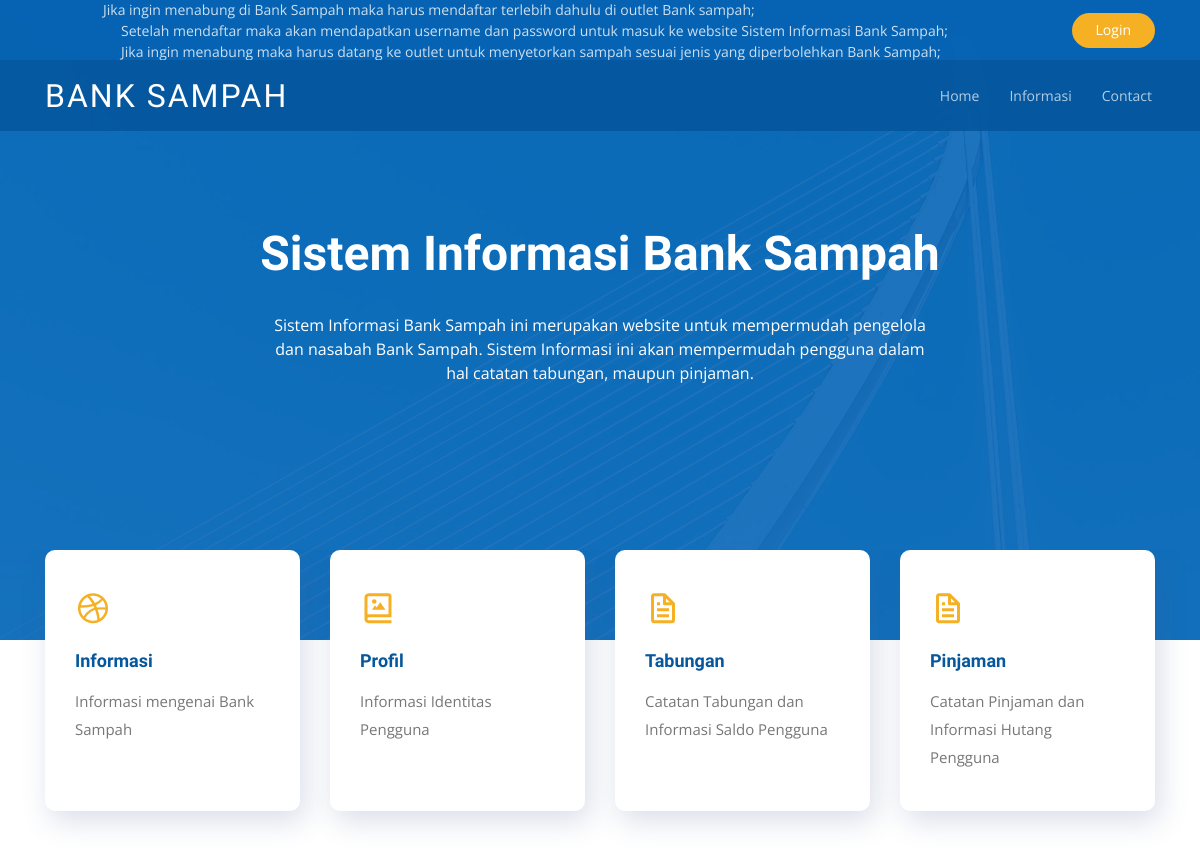
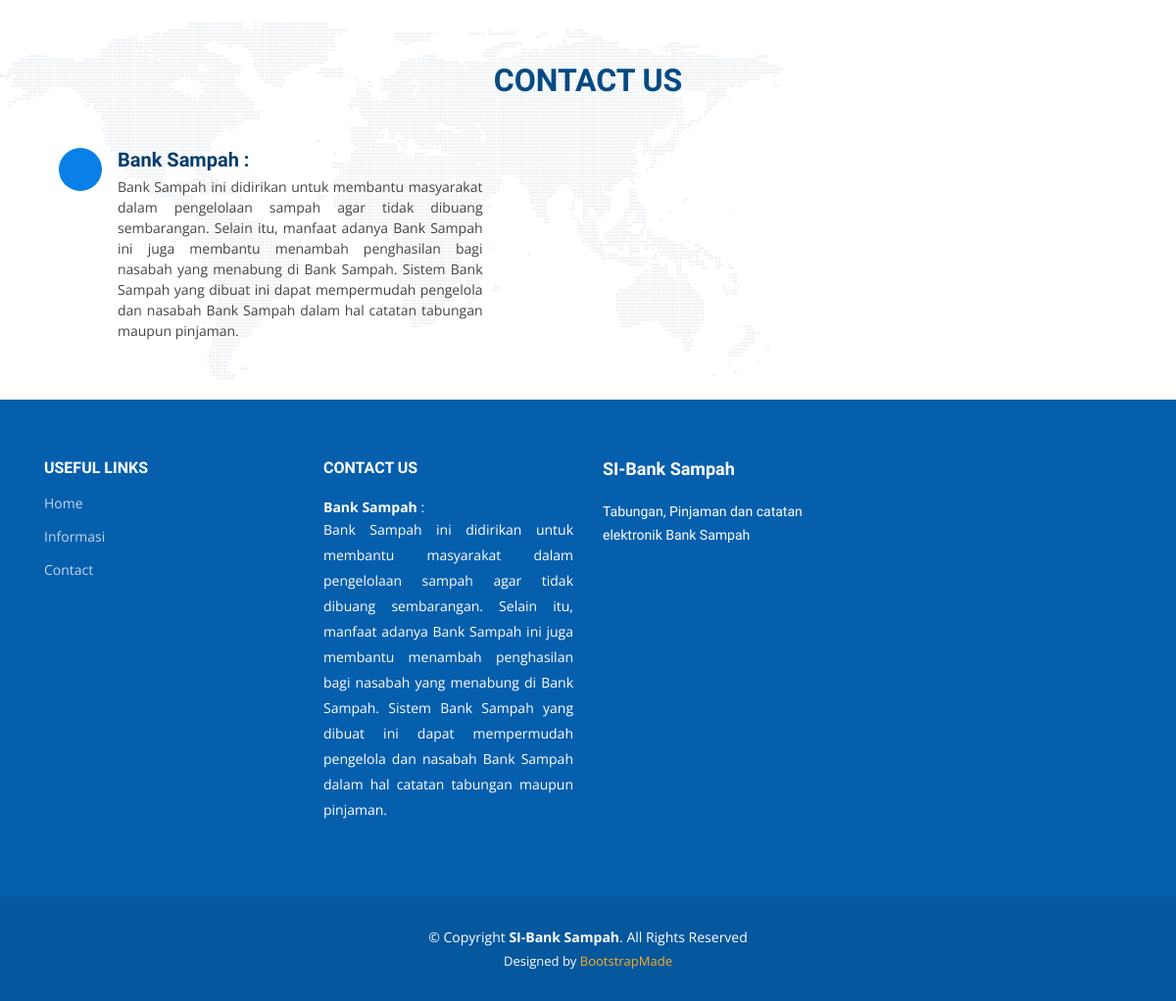
Page /USER/index.php on the earlier database version (2 pictures, top to bottom).
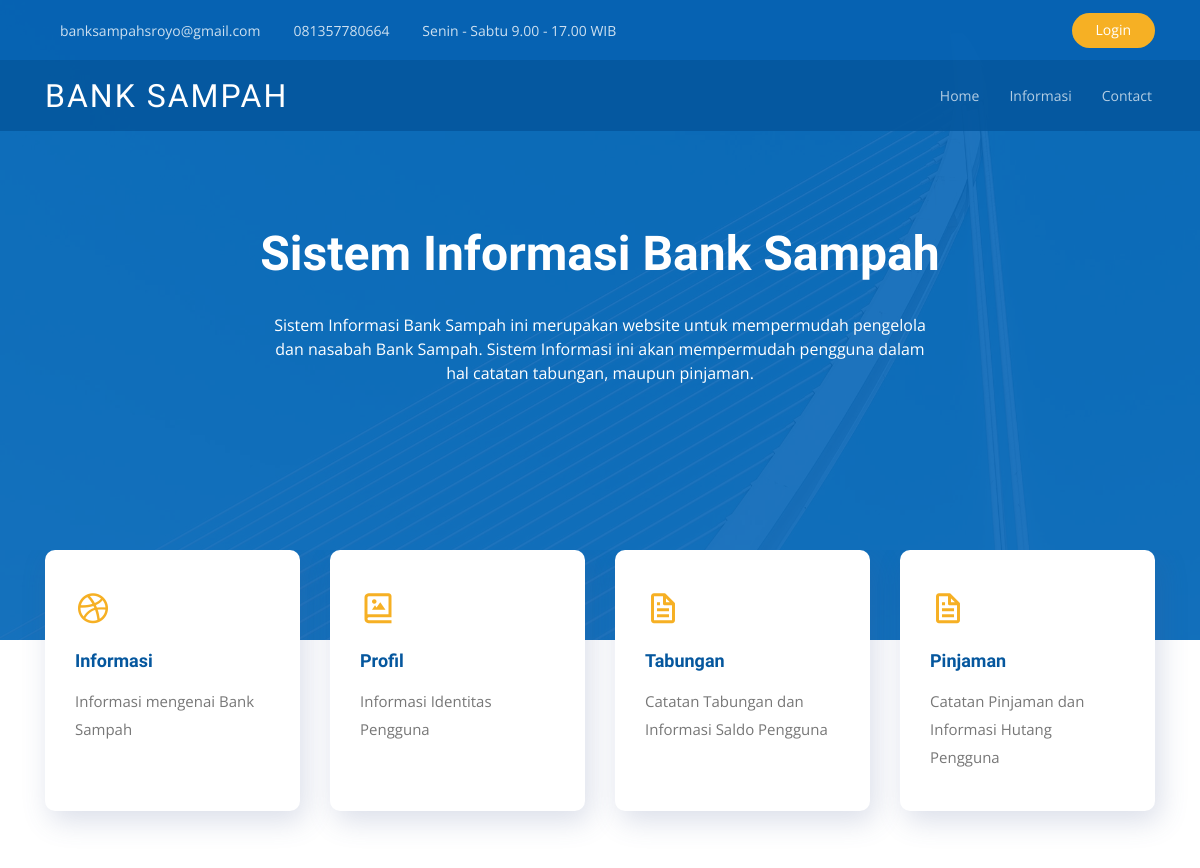
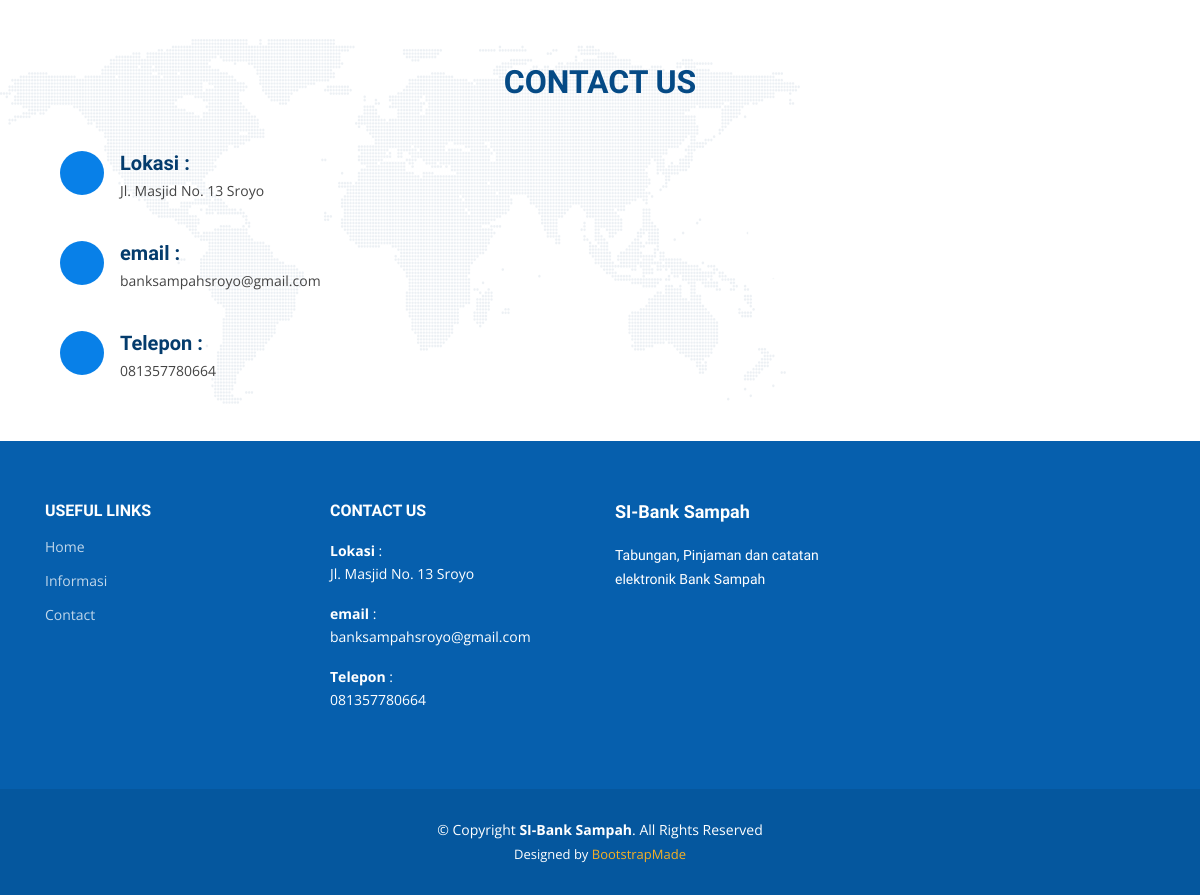
Same page on the later database version (2 pictures, top to bottom).
### tables this page shows
CREATE TABLE `tb_config` (
  `id_config` int(11) NOT NULL,
  `judul` varchar(50) NOT NULL,
  `isi` text NOT NULL
);

### USER/index.php (the view, shortened to what this page needs)
<!DOCTYPE html>
<html lang="en">
<head>
  <link href="assets/vendor/bootstrap/css/bootstrap.min.css" rel="stylesheet">
  <link href="assets/vendor/icofont/icofont.min.css" rel="stylesheet">
  <link href="assets/vendor/boxicons/css/boxicons.min.css" rel="stylesheet">
  <link href="assets/vendor/animate.css/animate.min.css" rel="stylesheet">
  <link href="assets/vendor/remixicon/remixicon.css" rel="stylesheet">
  <link href="assets/vendor/owl.carousel/assets/owl.carousel.min.css" rel="stylesheet">
  <link href="assets/vendor/venobox/venobox.css" rel="stylesheet">
  <link href="assets/vendor/aos/aos.css" rel="stylesheet">
  <link href="assets/css/style.css" rel="stylesheet">
</head>
<body>
  <?php include 'navbar.php'; ?>
  <section id="hero" class="d-flex justify-cntent-center align-items-center">
    <div id="heroCarousel" class="container carousel carousel-fade" data-ride="carousel">
      <div class="carousel-item active">
        <div class="carousel-container">
          <h2 class="animate__animated animate__fadeInDown"><span>Sistem Informasi Bank Sampah</span></h2>
          <p class="animate__animated animate__fadeInUp">Sistem Informasi Bank Sampah ini merupakan website untuk mempermudah pengelola dan nasabah Bank Sampah. Sistem Informasi ini akan mempermudah pengguna dalam hal catatan tabungan, maupun pinjaman.</p>
        </div>
      </div>
    </div>
  </section>
  <main id="main">
    <section id="icon-boxes" class="icon-boxes">
      <div class="container">
        <div class="row">
          <div class="col-md-6 col-lg-3 d-flex align-items-stretch mb-5 mb-lg-0" data-aos="fade-up" data-aos-delay="100">
            <div class="icon-box">
              <div class="icon"><i class="bx bxl-dribbble"></i></div>
              <h4 class="title"><a href="informasi.php">Informasi</a></h4>
              <p class="description">Informasi mengenai Bank Sampah</p>
            </div>
          </div>
          <div class="col-md-6 col-lg-3 d-flex align-items-stretch mb-5 mb-lg-0" data-aos="fade-up" >
            <div class="icon-box">
              <div class="icon"><i class="bx bx-photo-album"></i></div>
              <h4 class="title"><a href="profil.php">Profil</a></h4>
              <p class="description">Informasi Identitas Pengguna</p>
            </div>
          </div>
          <div class="col-md-6 col-lg-3 d-flex align-items-stretch mb-5 mb-lg-0" data-aos="fade-up" data-aos-delay="100">
            <div class="icon-box">
              <div class="icon"><i class="bx bx-file"></i></div>
              <h4 class="title"><a href="tabungan.php">Tabungan</a></h4>
              <p class="description">Catatan Tabungan dan Informasi Saldo Pengguna</p>
            </div>
          </div>
          <div class="col-md-6 col-lg-3 d-flex align-items-stretch mb-5 mb-lg-0" data-aos="fade-up" data-aos-delay="200">
            <div class="icon-box">
              <div class="icon"><i class="bx bx-file"></i></div>
              <h4 class="title"><a href="pinjaman.php">Pinjaman</a></h4>
              <p class="description">Catatan Pinjaman dan Informasi Hutang Pengguna</p>
            </div>
          </div>
        </div>
      </div>
    </section>
    <?php
      include('koneksi_db.php');
      $query   = mysqli_query($koneksi,"SELECT * FROM tb_config WHERE id_config = 1 OR id_config = 2 OR id_config = 3 ");
    ?>
    <section id="contact" class="contact">
      <div class="container" data-aos="fade-up">
        <div class="section-title">
          <h2>Contact Us</h2>
        </div>
        <div class="row">
          <div class="col-lg-12 d-flex align-items-stretch" data-aos="fade-right" data-aos-delay="100">
            <div class="col-lg-5">
              <div class="info">
                <?php
                  $class = [ "address", "icofont-google-map", "email", "icofont-envelope", "phone", "icofont-phone"];
                  $div = 0;
                  $i = 1;
                  while($data = mysqli_fetch_array($query)) {
                ?>
                <div class=<?php echo $class[$div]; $div += 2;?>>
                  <i class=<?php echo $class[$i]; $i += 2;?>></i>
                  <h4><?php echo $data['judul']; echo" :";?></h4>
                  <p><?php echo $data['isi']; ?></p>
                </div>
                <?php
                  }
                ?>
              </div>
            </div>
          </div>
        </div>
      </div>
    </section>
  </main>
  <?php include 'footer.php'; ?>
</body>
</html>

### USER/navbar.php (shortened to what this page needs)
<div id="topbar" class="d-none d-lg-flex align-items-center fixed-top topbar-inner-pages">
  <div class="container d-flex align-items-center">
    <div class="contact-info mr-auto">
      <ul>
        <?php
          include('koneksi_db.php');
          $query   = mysqli_query($koneksi,"SELECT judul, isi FROM tb_config WHERE id_config = 2 OR id_config = 3 OR id_config = 4 ");
          $class = ["icofont-envelope", "icofont-phone", "icofont-clock-time icofont-flip-horizontal"];
          $div = 0;
          while($data = mysqli_fetch_array($query)) {
            $isi = preg_replace('#</?p.*?>#is', '', $data['isi']);
            if ($data['judul'] == "Email" || "email"){
              echo "<li><i class=".$class[$div]."></i><a href='mailto:".$isi."'>".$isi."</a></li>";
              $div += 1;
            } else {
              echo "<li><i class=".$class[$div]."></i>".$isi."</li>";
              $div += 1;
            }
          }
        ?>
      </ul>
    </div>
    <div class="cta">
      <a href="../ADMIN/login.php" class="scrollto" <?php if (!empty($_SESSION)) { echo "style='display:none'"; } ?>>Login</a>
    </div>
  </div>
</div>
<header id="header" class="fixed-top header-inner-pages">
  <div class="container d-flex align-items-center">
    <h1 class="logo mr-auto"><a href="index.php" class="scrollto">BANK SAMPAH</a></h1>
    <nav class="nav-menu d-none d-lg-block">
      <ul>
        <li><a href="index.php">Home</a></li>
        <li><a href="informasi.php">Informasi</a></li>
        <li><a href="contact.php">Contact</a></li>
      </ul>
    </nav>
  </div>
</header>

### USER/footer.php (shortened to what this page needs)
<footer id="footer">
  <div class="footer-top">
    <div class="container">
      <div class="row">
        <div class="col-lg-3 col-md-6 footer-links">
          <h4>Useful Links</h4>
          <ul>
            <li><a href="index.php">Home</a></li>
            <li><a href="informasi.php">Informasi</a></li>
            <li><a href="contact.php">Contact</a></li>
          </ul>
        </div>
        <?php
        include('koneksi_db.php');
        $query   = mysqli_query($koneksi,"SELECT judul, isi FROM tb_config WHERE id_config = 1 OR id_config = 2 OR id_config = 3 ");
        ?>
        <div class="col-lg-3 col-md-6 footer-contact">
          <h4>Contact Us</h4>
          <?php
            while($data = mysqli_fetch_array($query)) {
          ?>
              <strong><?php echo $data['judul'] ?></strong>
              <?php echo ":".$data['isi']; ?>
          <?php
            }
          ?>
        </div>
        <div class="col-lg-3 col-md-6 footer-info">
          <h3>SI-Bank Sampah</h3>
          <p>Tabungan, Pinjaman dan catatan elektronik Bank Sampah </p>
        </div>
      </div>
    </div>
  </div>
  <div class="container">
    <div class="copyright">
      &copy; Copyright <strong><span>SI-Bank Sampah</span></strong>. All Rights Reserved
    </div>
    <div class="credits">
      Designed by <a href="https://bootstrapmade.com/">BootstrapMade</a>
    </div>
  </div>
</footer>

Differences in the rows shown:
removed tb_config: isi "Jika ingin menabung di Bank Sampah maka harus mendaftar terlebih dahulu di outlet Bank sampah; Setelah mendaftar maka akan mendapatkan username dan password untuk masuk ke website Sistem Informasi Bank Sampah; Jika ingin menabung maka harus datang ke outlet untuk menyetorkan sampah sesuai jenis yang diperbolehkan Bank Sampah;"
removed tb_config: judul "Bank Sampah", isi "Bank Sampah ini didirikan untuk membantu masyarakat dalam pengelolaan sampah agar tidak dibuang sembarangan. Selain itu, manfaat adanya Bank Sampah ini juga membantu menambah penghasilan bagi nasabah yang menabung di Bank Sampah. Sistem Bank Sampah yang dibuat ini dapat mempermudah pengelola dan nasabah Bank Sampah dalam hal catatan tabungan maupun pinjaman."
added tb_config: isi "banksampahsroyo@gmail.com", judul "email"
added tb_config: isi "081357780664", judul "Telepon"
added tb_config: isi "Senin - Sabtu 9.00 - 17.00 WIB"
added tb_config: judul "Lokasi", isi "Jl. Masjid No. 13 Sroyo"
